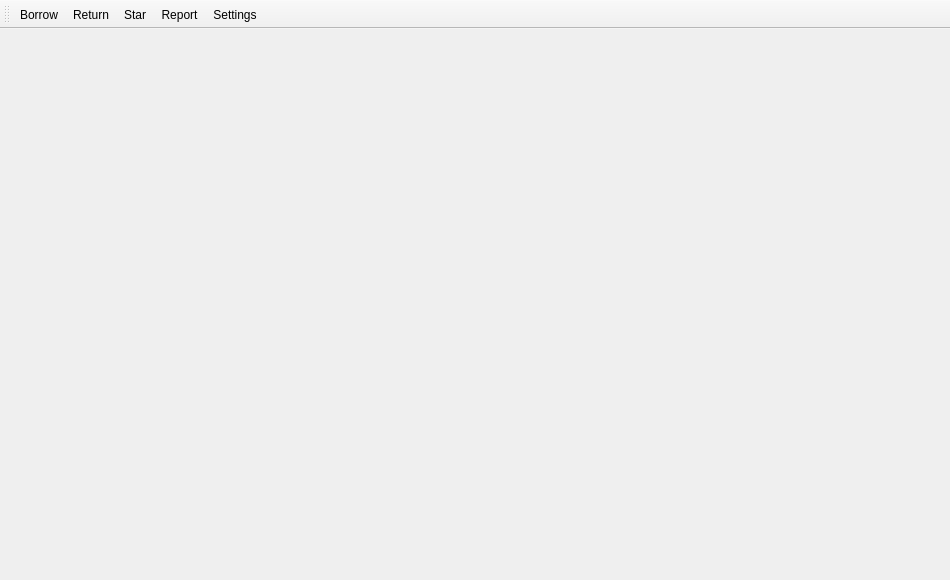
<?xml version="1.0" encoding="UTF-8"?>
<ui version="4.0">
 <class>MainWindow</class>
 <widget class="QMainWindow" name="MainWindow">
  <property name="geometry">
   <rect>
    <x>0</x>
    <y>0</y>
    <width>950</width>
    <height>580</height>
   </rect>
  </property>
  <property name="windowTitle">
   <string>Notery</string>
  </property>
  <widget class="QWidget" name="centralWidget">
   <layout class="QGridLayout" name="gridLayout">
    <item row="0" column="0">
     <layout class="QVBoxLayout" name="verticalLayout"/>
    </item>
   </layout>
  </widget>
  <widget class="QToolBar" name="toolBar">
   <property name="windowTitle">
    <string>toolBar</string>
   </property>
   <property name="iconSize">
    <size>
     <width>70</width>
     <height>70</height>
    </size>
   </property>
   <attribute name="toolBarArea">
    <enum>TopToolBarArea</enum>
   </attribute>
   <attribute name="toolBarBreak">
    <bool>false</bool>
   </attribute>
   <addaction name="actionBorrow"/>
   <addaction name="actionReturn"/>
   <addaction name="action_star"/>
   <addaction name="action_report"/>
   <addaction name="action_settings"/>
  </widget>
  <action name="action_settings">
   <property name="icon">
    <iconset resource="resources.qrc">
     <normaloff>:/rsc/rsc/settings_button.png</normaloff>:/rsc/rsc/settings_button.png</iconset>
   </property>
   <property name="text">
    <string>Settings</string>
   </property>
  </action>
  <action name="actionBorrow">
   <property name="icon">
    <iconset resource="resources.qrc">
     <normaloff>:/rsc/rsc/borrow.png</normaloff>:/rsc/rsc/borrow.png</iconset>
   </property>
   <property name="text">
    <string>Borrow</string>
   </property>
  </action>
  <action name="actionReturn">
   <property name="icon">
    <iconset resource="resources.qrc">
     <normaloff>:/rsc/rsc/return.png</normaloff>:/rsc/rsc/return.png</iconset>
   </property>
   <property name="text">
    <string>Return</string>
   </property>
  </action>
  <action name="action_report">
   <property name="icon">
    <iconset resource="resources.qrc">
     <normaloff>:/rsc/rsc/report.png</normaloff>:/rsc/rsc/report.png</iconset>
   </property>
   <property name="text">
    <string>Report</string>
   </property>
  </action>
  <action name="action_star">
   <property name="icon">
    <iconset resource="resources.qrc">
     <normaloff>:/rsc/rsc/star_button.png</normaloff>:/rsc/rsc/star_button.png</iconset>
   </property>
   <property name="text">
    <string>Star</string>
   </property>
  </action>
 </widget>
 <resources>
  <include location="resources.qrc"/>
 </resources>
 <connections/>
</ui>
